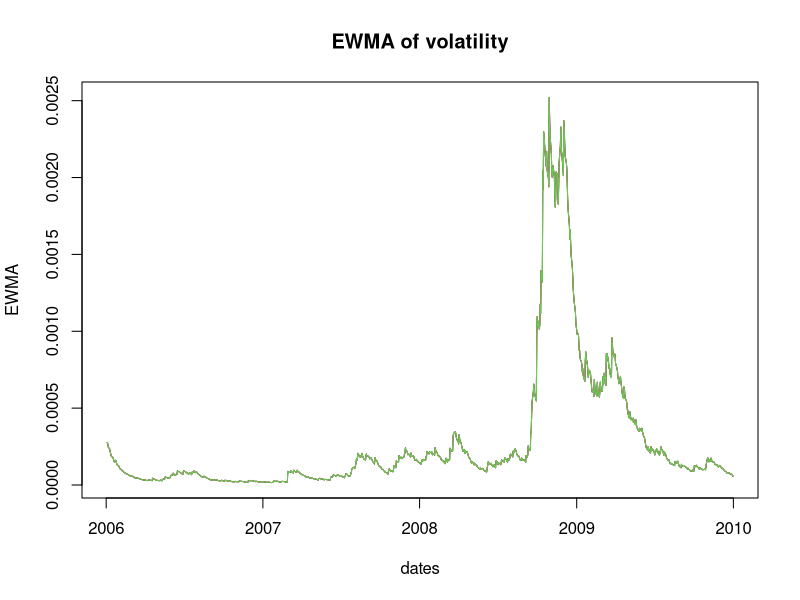
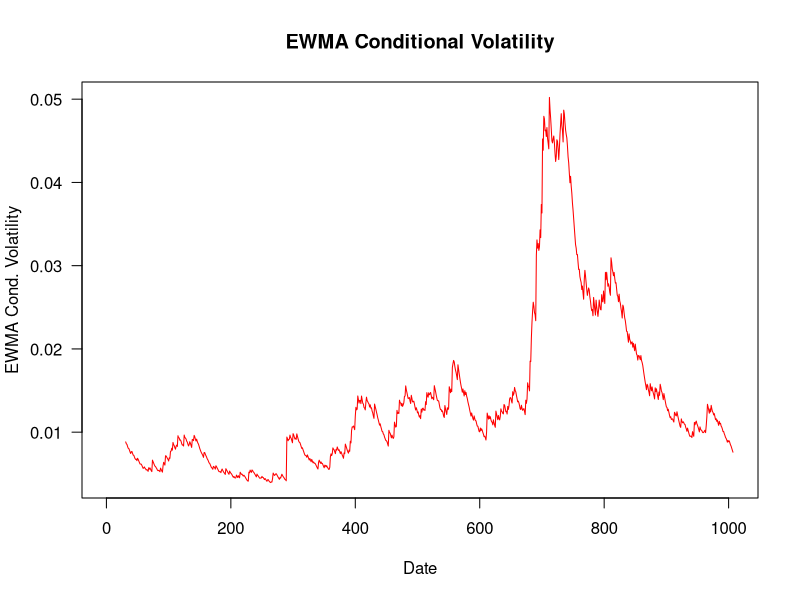
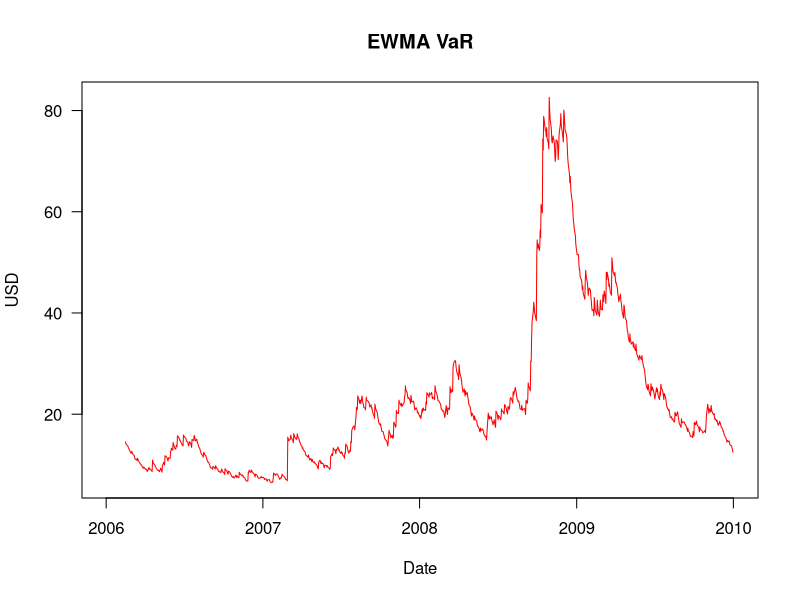

Generate these figures, in order, with R:
library(reshape2)
library(lubridate)
library(tseries)
library(MASS,stats)
library(car)
library(fGarch)

data <- read.csv("SP500.csv")
head(data)

Ret <- data$sprtrn
y  <- as.matrix(Ret)
dates <- ymd(data$caldt)

n <- dim(y)[1]
# Initializing the EWMA matrix
EWMA <- matrix(NA, nrow = n, ncol = 3)
# Determine lambda
lambda <- 0.94

S <- cov(y)
S

# Fill the initial row of EWMA with the sample covariances
EWMA[1,] <- S[upper.tri(S, diag = TRUE)]

# Manually computing EWMA elements for t = 2

# Apply the formula for EWMA
S_2 <- lambda * S + (1-lambda) * y[1,] %*% t(y[1,])
# Get the variances and covariances
S_2[upper.tri(S_2, diag = TRUE)]

# Populating the EWMA matrix

# Create a loop for rows 2 to n
for (i in 2:n) {
    # Update S with the new weighted moving average
    S <- lambda * S + (1-lambda) * y[i-1,] %*% t(y[i-1,])
    
    # Fill the following EWMA row with the covariances
    EWMA[i,] <- S[upper.tri(S, diag = TRUE)]
}

head(EWMA)

# Plotting estimated variances and covariances
matplot(dates, EWMA, type = "l", main = "EWMA of volatility", lty = 1)

# Implementing EWMA VaR

# Specifying the parameters for VaR
p <- 0.05
portfolio_value <- 1000

# Specifying the parameters for EWMA
lambda <- 0.94
n <- length(y)
BurnTime <- 30

# Vector to store estimated conditional volatility
EWMA_Variance <- rep(NA, length = n)

# First value is the sample variance
EWMA_Variance[1] <- var(y)

# See the vector
head(EWMA_Variance)

# Run the EWMA model using a for loop
for (i in 2:n) {
    EWMA_Variance[i] <- lambda * EWMA_Variance[i-1] + (1-lambda) * y[i-1]^2
}

# Replacing the data in the estimation window to NA
EWMA_Variance[1:BurnTime] <- NA

# Plot estimation for conditional volatility
EWMA_cond_volatility <- sqrt(EWMA_Variance)
plot(EWMA_cond_volatility, type = "l", main = "EWMA Conditional Volatility",
    las = 1, col = "red", xlab = "Date", ylab = "EWMA Cond. Volatility")

# Implementing the VaR forecast
EWMA_VaR <- -qnorm(p) * EWMA_cond_volatility * portfolio_value

# Plotting it
plot(dates, EWMA_VaR, type = "l", main = "EWMA VaR",
    las = 1, col = "red", xlab = "Date", ylab = "USD")
